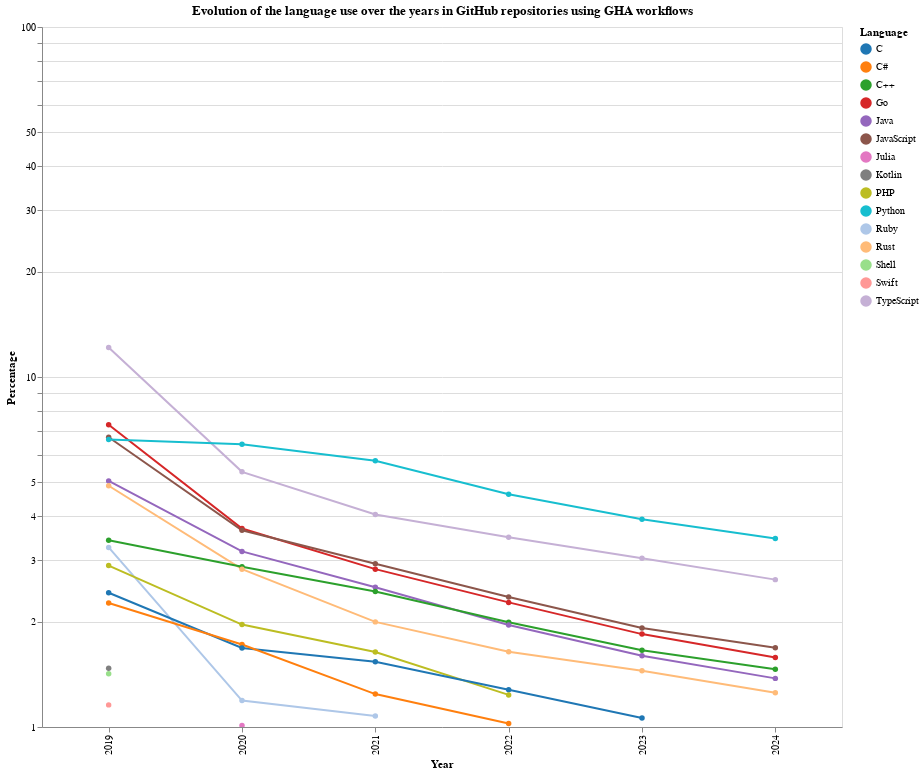

The notebook cell this image was saved under:
### Markdown cell above
## Draw a line chart representing the evolution of the languages over the years

- This plot will represent the evolution of the use of the different languages over the years.
- The languages that are less than 1% of the total will be grouped as Other.
- The percentage of each language will be represented on the y-axis and the year on the x-axis.

### Code cell
'''
The idea is to create a line chart using Altair.
To do so it is needed to regroup the different dataframes into a single one with a structure of year,language,percentage
'''

data = []

# The loop below will create a dictionary with the year, language and percentage for each year
# And then append it to the data list in order to later create a dataframe
for year, df in resulting_repartition:
    for _, row in df.iterrows():
        data.append({
            'Year': year,
            'Language': row['Language'],
            'Percentage': row['Percentage']
        })

resulting_df = pd.DataFrame(data)
resulting_df2= resulting_df[resulting_df['Language'] != 'Other'].copy()

# Random color palette generated thanks to ai.
color_palette = [
    '#1f77b4', '#ff7f0e', '#2ca02c', '#d62728', '#9467bd',
    '#8c564b', '#e377c2', '#7f7f7f', '#bcbd22', '#17becf',
    '#aec7e8', '#ffbb78', '#98df8a', '#ff9896', '#c5b0d5',
    '#c49c94', '#f7b6d2', '#c7c7c7', '#dbdb8d', '#9edae5'
]

'''
This part is used to create the line chart with Altair
'''
chart = alt.Chart(resulting_df2).mark_line(point=True).encode(
    x='Year:O',
    y=alt.Y('Percentage:Q', scale=alt.Scale(type='log')),
    color=alt.Color('Language:N', scale=alt.Scale(range=color_palette)),
    tooltip=['Year', 'Language', 'Percentage']
).properties(
    width=800,
    height=700,
    title='Evolution of the language use over the years in GitHub repositories using GHA workflows',
).interactive()

chart.show()

### Figure 1 — Vega-Lite specification as saved in the notebook (floating-point values rounded to 4 significant figures)
{"config": {"view": {"continuousWidth": 300, "continuousHeight": 300}}, "data": {"name": "data-d7cc8332ece36b502c1ab41dfb4241ba"}, "mark": {"type": "line", "point": true}, "encoding": {"color": {"field": "Language", "scale": {"range": ["#1f77b4", "#ff7f0e", "#2ca02c", "#d62728", "#9467bd", "#8c564b", "#e377c2", "#7f7f7f", "#bcbd22", "#17becf", "#aec7e8", "#ffbb78", "#98df8a", "#ff9896", "#c5b0d5", "#c49c94", "#f7b6d2", "#c7c7c7", "#dbdb8d", "#9edae5"]}, "type": "nominal"}, "tooltip": [{"field": "Year", "type": "quantitative"}, {"field": "Language", "type": "nominal"}, {"field": "Percentage", "type": "quantitative"}], "x": {"field": "Year", "type": "ordinal"}, "y": {"field": "Percentage", "scale": {"type": "log"}, "type": "quantitative"}}, "height": 700, "params": [{"name": "param_2", "select": {"type": "interval", "encodings": ["x", "y"]}, "bind": "scales"}], "title": "Evolution of the language use over the years in GitHub repositories using GHA workflows", "width": 800, "$schema": "https://vega.github.io/schema/vega-lite/v5.20.1.json", "datasets": {"data-d7cc8332ece36b502c1ab41dfb4241ba": [{"Year": 2019, "Language": "TypeScript", "Percentage": 12.15}, {"Year": 2019, "Language": "Go", "Percentage": 7.308}, {"Year": 2019, "Language": "JavaScript", "Percentage": 6.73}, {"Year": 2019, "Language": "Python", "Percentage": 6.625}, {"Year": 2019, "Language": "Java", "Percentage": 5.047}, {"Year": 2019, "Language": "Rust", "Percentage": 4.89}, {"Year": 2019, "Language": "C++", "Percentage": 3.417}, {"Year": 2019, "Language": "Ruby", "Percentage": 3.26}, {"Year": 2019, "Language": "PHP", "Percentage": 2.892}, {"Year": 2019, "Language": "C", "Percentage": 2.419}, {"Year": 2019, "Language": "C#", "Percentage": 2.261}, {"Year": 2019, "Language": "Kotlin", "Percentage": 1.472}, {"Year": 2019, "Language": "Shell", "Percentage": 1.42}, {"Year": 2019, "Language": "Swift", "Percentage": 1.157}, {"Year": 2020, "Language": "Python", "Percentage": 6.426}, {"Year": 2020, "Language": "TypeScript", "Percentage": 5.358}, {"Year": 2020, "Language": "Go", "Percentage": 3.689}, {"Year": 2020, "Language": "JavaScript", "Percentage": 3.647}, {"Year": 2020, "Language": "Java", "Percentage": 3.174}, {"Year": 2020, "Language": "C++", "Percentage": 2.869}, {"Year": 2020, "Language": "Rust", "Percentage": 2.824}, {"Year": 2020, "Language": "PHP", "Percentage": 1.962}, {"Year": 2020, "Language": "C#", "Percentage": 1.721}, {"Year": 2020, "Language": "C", "Percentage": 1.682}, {"Year": 2020, "Language": "Ruby", "Percentage": 1.19}, {"Year": 2020, "Language": "Julia", "Percentage": 1.01}, {"Year": 2021, "Language": "Python", "Percentage": 5.761}, {"Year": 2021, "Language": "TypeScript", "Percentage": 4.045}, {"Year": 2021, "Language": "JavaScript", "Percentage": 2.928}, {"Year": 2021, "Language": "Go", "Percentage": 2.825}, {"Year": 2021, "Language": "Java", "Percentage": 2.509}, {"Year": 2021, "Language": "C++", "Percentage": 2.437}, {"Year": 2021, "Language": "Rust", "Percentage": 1.997}, {"Year": 2021, "Language": "PHP", "Percentage": 1.637}, {"Year": 2021, "Language": "C", "Percentage": 1.535}, {"Year": 2021, "Language": "C#", "Percentage": 1.242}, {"Year": 2021, "Language": "Ruby", "Percentage": 1.075}, {"Year": 2022, "Language": "Python", "Percentage": 4.626}, {"Year": 2022, "Language": "TypeScript", "Percentage": 3.482}, {"Year": 2022, "Language": "JavaScript", "Percentage": 2.35}, {"Year": 2022, "Language": "Go", "Percentage": 2.27}, {"Year": 2022, "Language": "C++", "Percentage": 1.992}, {"Year": 2022, "Language": "Java", "Percentage": 1.956}, {"Year": 2022, "Language": "Rust", "Percentage": 1.642}, {"Year": 2022, "Language": "C", "Percentage": 1.277}, {"Year": 2022, "Language": "PHP", "Percentage": 1.235}, {"Year": 2022, "Language": "C#", "Percentage": 1.023}, {"Year": 2023, "Language": "Python", "Percentage": 3.922}, {"Year": 2023, "Language": "TypeScript", "Percentage": 3.037}, {"Year": 2023, "Language": "JavaScript", "Percentage": 1.919}, {"Year": 2023, "Language": "Go", "Percentage": 1.843}, {"Year": 2023, "Language": "C++", "Percentage": 1.657}, {"Year": 2023, "Language": "Java", "Percentage": 1.598}, {"Year": 2023, "Language": "Rust", "Percentage": 1.448}, {"Year": 2023, "Language": "C", "Percentage": 1.061}, {"Year": 2024, "Language": "Python", "Percentage": 3.454}, {"Year": 2024, "Language": "TypeScript", "Percentage": 2.637}, {"Year": 2024, "Language": "JavaScript", "Percentage": 1.684}, {"Year": 2024, "Language": "Go", "Percentage": 1.579}, {"Year": 2024, "Language": "C++", "Percentage": 1.462}, {"Year": 2024, "Language": "Java", "Percentage": 1.377}, {"Year": 2024, "Language": "Rust", "Percentage": 1.252}]}}
